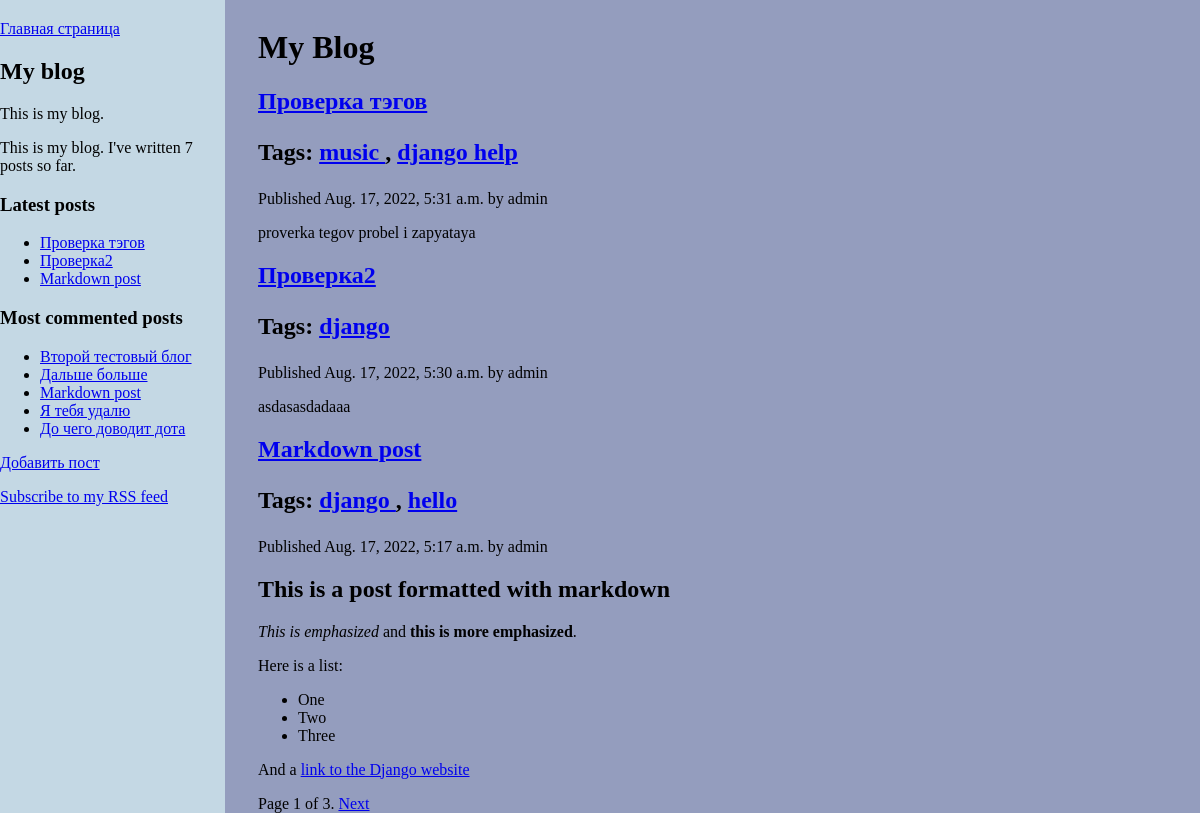
The page /blog/ on the database as committed earlier.
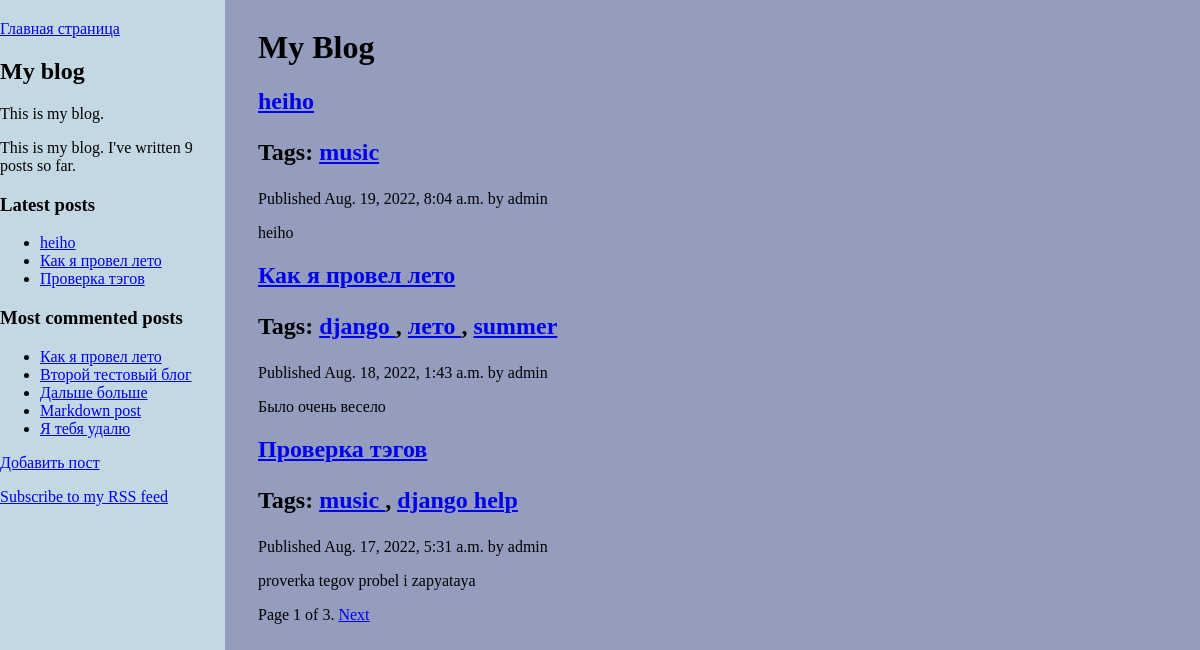
The same page on the database as committed later.
### blog/models.py (models this page shows, shortened)
class Post(models.Model):
    STATUS_CHOICES = (
        ('draft', 'Draft'),
        ('published', 'Published'),
    )
    title = models.CharField(max_length=250)
    slug = models.SlugField(max_length=250, unique_for_date='publish')
    author = models.ForeignKey(User, on_delete=models.PROTECT, related_name='blog_posts')
    body = models.TextField()
    publish = models.DateTimeField(default=timezone.now)
    created = models.DateTimeField(auto_now_add=True)
    updated = models.DateTimeField(auto_now=True)
    status = models.CharField(max_length=10, choices=STATUS_CHOICES, default='draft')
    tags = TaggableManager()
    class Meta:
        ordering = ('-publish',)
    def get_absolute_url(self):
        return reverse('blog:post_detail',
                        args=[self.publish.year,
                              self.publish.strftime('%m'),
                              self.publish.strftime('%d'),
                              self.slug])

### blog/views.py (the view)
# urls.py: re_path(r'^tag/(?P<tag_slug>[-\w]+)/$', views.post_list, name='post_list_by_tag'),
def post_list(request, tag_slug=None):
    object_list = Post.objects.filter(status='published')
    tag = None
    if tag_slug:
        tag = get_object_or_404(Tag, slug=tag_slug)
        object_list = object_list.filter(tags__in=[tag])
    paginator = Paginator(object_list, 3)  # 3 posts in each page
    page = request.GET.get('page')
    try:
        posts = paginator.page(page)
    except PageNotAnInteger:
        posts = paginator.page(1)
    except EmptyPage:
        posts = paginator.page(paginator.num_pages)
    return render(request,
                  'blog/post/list.html',
                  {'page': page,""
                   'posts': posts,
                   'tag': tag,
                   })

### blog/templatetags/blog_tags.py (called while the page is built)
@register.simple_tag
def total_posts():
    return Post.objects.filter(status='published').count()

@register.inclusion_tag('blog/post/latest_posts.html')
def show_latest_posts(count=5):
    latest_posts = Post.objects.filter(status='published').order_by('-publish')[:count]
    return {'latest_posts': latest_posts}

@register.simple_tag
def get_most_commented_posts(count=5):
    return Post.objects.filter(status='published').annotate(total_comments=Count('comments')).order_by('-total_comments')[:count]

@register.filter(name='markdown')
def markdown_format(text):
    return mark_safe(markdown.markdown(text))

### blog/templates/blog/post/list.html (shortened to what this page needs)
{% extends "blog/base.html" %}
{% load blog_tags %}
{% block content %}
    <h1>My Blog</h1>
    {% for post in posts %}
        <h2>
            <a href="{{ post.get_absolute_url }}">{{ post.title }}</a>
            <p class="tags">
                Tags:
                    {% for tag in post.tags.all %}
                    <a href="{% url "blog:post_list_by_tag" tag.slug %}">
                        {{ tag.name }}
                    </a>
                    {% if not forloop.last %}, {% endif %}
                {% endfor %}
            </p>
        </h2>
        <p class="date">
            Published {{ post.publish }} by {{ post.author }}
        </p>
        {{ post.body|markdown|truncatewords_html:30 }}
    {% endfor %}
    {% include "pagination.html" with page=posts %}
{% endblock %}

### blog/templates/blog/base.html (shortened to what this page needs)
{% load static %}
{% load blog_tags %}
<!DOCTYPE html>
<html>
<head>
    <link href="{% static "css/styles.css" %}" rel="stylesheet">
</head>
<body>
<div id="content">
    {% block content %}
    {% endblock %}
</div>
<div class="sidenav">
    <a href="{% url "blog:post_list" %}">Главная страница</a>
    <h2>My blog</h2>
    <p>This is my blog.</p>
    <p>This is my blog. I've written {% total_posts %} posts so far.</p>
    <h3>Latest posts</h3>
    {% show_latest_posts 3 %}
    <h3>Most commented posts</h3>
    {% get_most_commented_posts as most_commented_posts %}
    <ul>
    {% for post in most_commented_posts %}
        <li>
            <a href="{{ post.get_absolute_url }}">{{ post.title }}</a>
        </li>
    {% endfor %}
    </ul>
    <a href="{% url "blog:post_add" %}">Добавить пост</a>
    <p><a href="{% url "blog:post_feed" %}">Subscribe to my RSS feed</a></p>
</div>
</body>
</html>

### blog/templates/pagination.html (shortened to what this page needs)
<div class="pagination">
    <span class="step-links">
        <span class="current">
            Page {{ page.number }} of {{ page.paginator.num_pages }}.
        </span>
        {% if page.has_next %}
            <a href="?page={{ page.next_page_number }}">Next</a>
        {% endif %}
    </span>
</div>

### blog/templates/blog/post/latest_posts.html
<ul>
    {% for post in latest_posts %}
        <li>
            <a href="{{ post.get_absolute_url }}">{{ post.title }}</a>
        </li>
    {% endfor %}
</ul>

### blog/static/css/styles.css (style rules this page uses)
.sidenav { background: rgb(196, 216, 228); position: fixed; top: 0; left: 0; width: 225px; height: 100%; padding: 20px 0; transition: all 0.5s ease; }
body { background: #949dbe; position: absolute; left: 250px; }

Rows that differ between the two databases and show on the page:
no longer on this page (row unchanged): Post: title "Проверка2", publish "Aug. 17, 2022, 5:30 a.m.", author "admin", body "asdasasdadaaa", Tag (name "django")
no longer on this page (row unchanged): Post: title "До чего доводит дота", shown under "Most commented posts"
no longer on one of the page's lists (row unchanged): Post: title "Markdown post", publish "Aug. 17, 2022, 5:17 a.m.", author "admin", body "This is a post formatted with markdown This is emphasized and this is more emphasized . Here is a list: One Two Three And a link to the Django website"
added Post: title "heiho", publish "Aug. 19, 2022, 8:04 a.m.", author "admin", body "heiho", Tag (name "music")
added Post: title "Как я провел лето", publish "Aug. 18, 2022, 1:43 a.m.", author "admin", body "Было очень весело", Tag (name "django")
added Tag: name "лето", shown under "Как я провел лето"
added Tag: name "summer", shown under "Как я провел лето"
computed for Post "Markdown post": loses Tag (name "hello"); loses Tag (name "django")
Other text that changed with them:
text no longer shown: "7"
text now shown: "9"
